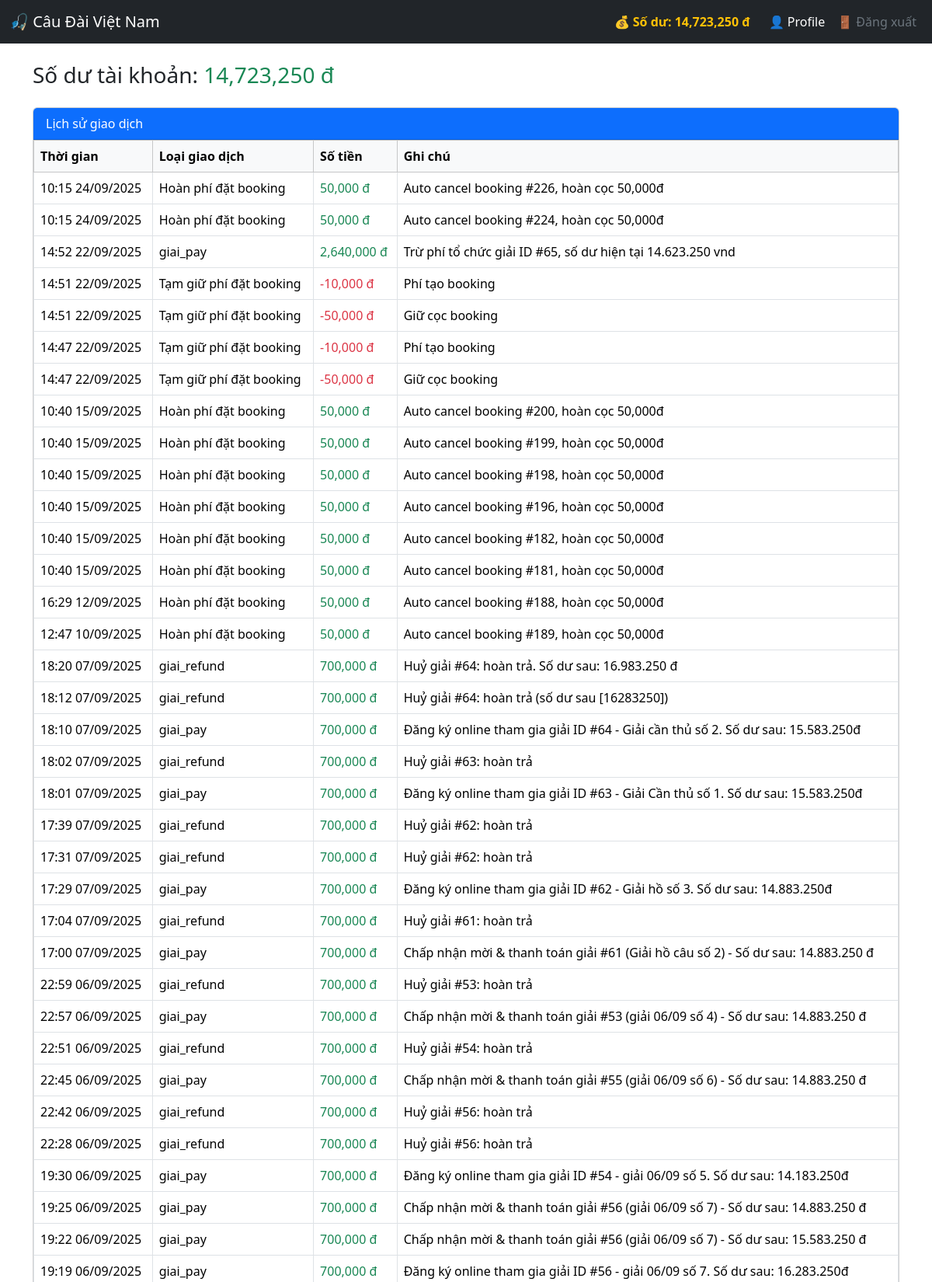
Page /cauca/canthu/balance.php (signed in, upper part) on the committed database.
### tables this page shows
CREATE TABLE `users` (
  `id` int NOT NULL,
  `user_code` varchar(40) DEFAULT NULL,
  `phone` varchar(12) DEFAULT NULL,
  `password` varchar(255) NOT NULL,
  `nickname` varchar(30) DEFAULT 'Nick name...',
  `email` varchar(100) DEFAULT 'Email...',
  `vai_tro` enum('admin','moderator','canthu','chuho','guest') NOT NULL DEFAULT 'canthu',
  `full_name` varchar(100) DEFAULT 'Họ và Tên...',
  `bank_account` varchar(50) DEFAULT 'Số tài khoản...',
  `bank_info` enum('970436-Vietcombank','970415-VietinBank','970418-BIDV','970405-Agribank','970407-Techcombank','970422-MBbank','970423-TPBank','970403-Sacombank','970432-VPBank','970416-ACB') DEFAULT NULL,
  `qr_image_path` varchar(255) DEFAULT NULL,
  `CCCD_number` varchar(20) DEFAULT 'Số CCCD...',
  `balance` decimal(12,2) DEFAULT '100000.00',
  `balance_ref` decimal(12,2) DEFAULT '50000.00',
  `ref_code` varchar(20) DEFAULT '0935192079',
  `user_exp` int DEFAULT '10',
  `cnt_ho` int NOT NULL DEFAULT '0',
  `cnt_xa` int NOT NULL DEFAULT '0',
  `cnt_giai` int NOT NULL DEFAULT '0',
  `cnt_game` int NOT NULL DEFAULT '0',
  `user_lever` int DEFAULT '1',
  `user_note` varchar(200) DEFAULT 'Ghi chú user...',
  `review_status` enum('yes','no') DEFAULT 'yes',
  `created_at` datetime DEFAULT CURRENT_TIMESTAMP,
  `status` enum('Chưa xác minh','Đã xác minh','Tạm dừng','banned') NOT NULL DEFAULT 'Chưa xác minh'
);

CREATE TABLE `user_balance_logs` (
  `id` int NOT NULL,
  `user_id` int NOT NULL,
  `change_amount` int DEFAULT NULL,
  `type` enum('nap','rut','booking_pay','booking_refund','booking_hold','booking_received','game_pay','game_refund','game_hold','game_received','giai_pay','giai_refund','giai_hold','giai_received') NOT NULL,
  `amount` int NOT NULL,
  `note` varchar(255) DEFAULT NULL,
  `created_at` datetime DEFAULT CURRENT_TIMESTAMP,
  `ref_no` varchar(255) NOT NULL,
  `balance_before` decimal(10,2) NOT NULL,
  `balance_after` decimal(10,2) NOT NULL
);

### cauca/canthu/balance.php (the view, shortened to what this page needs)
<?php
require_once __DIR__ . '/../../connect.php';
$user_id = $_SESSION['user']['id'];
$stmt = $pdo->prepare("SELECT balance FROM users WHERE id = :id");
$stmt->execute(['id' => $user_id]);
$user = $stmt->fetch(PDO::FETCH_ASSOC);
$balance = isset($user['balance']) ? (float)$user['balance'] : 0;
$stmt = $pdo->prepare("SELECT * FROM user_balance_logs WHERE user_id = :user_id ORDER BY id DESC");
$stmt->execute(['user_id' => $user_id]);
$logs = $stmt->fetchAll();
?>
<?php include '../../includes/header.php'; ?>
<div class="container mt-4">
    <h3 class="mb-4">Số dư tài khoản: <span class="text-success"><?= number_format($balance) ?> đ</span></h3>
    <div class="card">
        <div class="card-header bg-primary text-white">
            Lịch sử giao dịch
        </div>
        <div class="card-body p-0">
            <table class="table table-bordered mb-0">
                <thead class="table-light">
                    <tr>
                        <th>Thời gian</th>
                        <th>Loại giao dịch</th>
                        <th>Số tiền</th>
                        <th>Ghi chú</th>
                    </tr>
                </thead>
                <tbody>
                    <?php if (count($logs) === 0): ?>
                        <tr><td colspan="4" class="text-center">Chưa có giao dịch nào</td></tr>
                    <?php else: ?>
                        <?php foreach ($logs as $log): ?>
                            <tr>
                                <td><?= date('H:i d/m/Y', strtotime($log['created_at'])) ?></td>
                                <td>
                                    <?php
                                        switch ($log['type']) {
											case 'rut': echo 'Rút tiền balance'; break;
										    case 'booking_hold': echo 'Tạm giữ phí đặt booking'; break;
										    case 'booking_refund': echo 'Hoàn phí đặt booking'; break;
 										   default: echo htmlspecialchars($log['type']);
										}
                                    ?>
                                </td>
                                <td class="<?= $log['amount'] < 0 ? 'text-danger' : 'text-success' ?>">
                                    <?= number_format($log['amount']) ?> đ
                                </td>
                                <td><?= htmlspecialchars($log['note']) ?></td>
                            </tr>
                        <?php endforeach; ?>
                    <?php endif; ?>
                </tbody>
            </table>
        </div>
    </div>
</div>

### includes/header.php (shortened to what this page needs)
<?php
require_once __DIR__ . '/../connect.php';
$user = $_SESSION['user'] ?? null;
$isLoggedIn = $user !== null;
$vai_tro = $user['vai_tro'] ?? null;
$user_id = $user['id'] ?? null;
?>
<!DOCTYPE html>
<html lang="vi">
<head>
<link href="https://cdn.jsdelivr.net/npm/bootstrap@5.3.3/dist/css/bootstrap.min.css" rel="stylesheet">
</head>
<body>
<nav class="navbar navbar-expand-lg navbar-dark bg-dark">
    <div class="container-fluid">
<a class="navbar-brand" href="/index.php">🎣 Câu Đài Việt Nam</a>
        <div class="collapse navbar-collapse" id="navbarNav">
            <?php if ($isLoggedIn && in_array($vai_tro, ['canthu', 'chuho'])): ?>
                <?php
                    $stmt = $pdo->prepare("SELECT balance FROM users WHERE id = :id");
                    $stmt->execute(['id' => $user_id]);
                    $u = $stmt->fetch(PDO::FETCH_ASSOC);
                    $so_du = isset($u['balance']) ? (float)$u['balance'] : 0;
                    $balance_link = ($vai_tro === 'canthu')
                        ? '/cauca/canthu/balance.php'
                        : '/cauca/chuho/balance.php';
                ?>
                <div class="me-3 text-white">
                    <a href="<?= $balance_link ?>" class="text-decoration-none text-warning fw-bold">
                        💰 Số dư: <?= number_format($so_du) ?> đ
                    </a>
                </div>
            <?php endif; ?>
<ul class="navbar-nav">
    <?php if ($isLoggedIn): ?>
        <li class="nav-item">
            <?php
                $profile_link = '/';
                if ($vai_tro === 'canthu') {
                    $profile_link = '/cauca/canthu/profile.php';
                } elseif ($vai_tro === 'chuho') {
                    $profile_link = '/cauca/chuho/profile.php';
                }
            ?>
            <a class="nav-link text-white" href="<?= $profile_link ?>">👤 Profile</a>
        </li>
        <li class="nav-item">
            <a class="nav-link text-secondary" href="/auth/logout.php">🚪 Đăng xuất</a>
        </li>
    <?php else: ?>
        <li class="nav-item"><a class="nav-link" href="/auth/login.php">Đăng nhập</a></li>
    <?php endif; ?>
</ul>
        </div>
    </div>
</nav>

### rows in the picture
users: balance "14,723,250"
user_balance_logs: created_at "10:15 24/09/2025", type "Hoàn phí đặt booking", amount "50,000", note "Auto cancel booking #226, hoàn cọc 50,000đ"
user_balance_logs: created_at "10:15 24/09/2025", type "Hoàn phí đặt booking", amount "50,000", note "Auto cancel booking #224, hoàn cọc 50,000đ"
user_balance_logs: created_at "14:52 22/09/2025", type "giai_pay", amount "2,640,000", note "Trừ phí tổ chức giải ID #65, số dư hiện tại 14.623.250 vnd"
user_balance_logs: created_at "14:51 22/09/2025", type "Tạm giữ phí đặt booking", amount "-10,000", note "Phí tạo booking"
user_balance_logs: created_at "14:51 22/09/2025", type "Tạm giữ phí đặt booking", amount "-50,000", note "Giữ cọc booking"
user_balance_logs: created_at "14:47 22/09/2025", type "Tạm giữ phí đặt booking", amount "-10,000", note "Phí tạo booking"
user_balance_logs: created_at "14:47 22/09/2025", type "Tạm giữ phí đặt booking", amount "-50,000", note "Giữ cọc booking"
user_balance_logs: created_at "10:40 15/09/2025", type "Hoàn phí đặt booking", amount "50,000", note "Auto cancel booking #200, hoàn cọc 50,000đ"
user_balance_logs: created_at "10:40 15/09/2025", type "Hoàn phí đặt booking", amount "50,000", note "Auto cancel booking #199, hoàn cọc 50,000đ"
user_balance_logs: created_at "10:40 15/09/2025", type "Hoàn phí đặt booking", amount "50,000", note "Auto cancel booking #198, hoàn cọc 50,000đ"
user_balance_logs: created_at "10:40 15/09/2025", type "Hoàn phí đặt booking", amount "50,000", note "Auto cancel booking #196, hoàn cọc 50,000đ"
user_balance_logs: created_at "10:40 15/09/2025", type "Hoàn phí đặt booking", amount "50,000", note "Auto cancel booking #182, hoàn cọc 50,000đ"
user_balance_logs: created_at "10:40 15/09/2025", type "Hoàn phí đặt booking", amount "50,000", note "Auto cancel booking #181, hoàn cọc 50,000đ"
user_balance_logs: created_at "16:29 12/09/2025", type "Hoàn phí đặt booking", amount "50,000", note "Auto cancel booking #188, hoàn cọc 50,000đ"
user_balance_logs: created_at "12:47 10/09/2025", type "Hoàn phí đặt booking", amount "50,000", note "Auto cancel booking #189, hoàn cọc 50,000đ"
user_balance_logs: created_at "18:20 07/09/2025", type "giai_refund", amount "700,000", note "Huỷ giải #64: hoàn trả. Số dư sau: 16.983.250 đ"
user_balance_logs: created_at "18:12 07/09/2025", type "giai_refund", amount "700,000", note "Huỷ giải #64: hoàn trả (số dư sau [16283250])"
user_balance_logs: created_at "18:10 07/09/2025", type "giai_pay", amount "700,000", note "Đăng ký online tham gia giải ID #64 - Giải cần thủ số 2. Số dư sau: 15.583.250đ"
user_balance_logs: created_at "18:02 07/09/2025", type "giai_refund", amount "700,000", note "Huỷ giải #63: hoàn trả"
user_balance_logs: created_at "18:01 07/09/2025", type "giai_pay", amount "700,000", note "Đăng ký online tham gia giải ID #63 - Giải Cần thủ số 1. Số dư sau: 15.583.250đ"
user_balance_logs: created_at "17:39 07/09/2025", type "giai_refund", amount "700,000", note "Huỷ giải #62: hoàn trả"
user_balance_logs: created_at "17:31 07/09/2025", type "giai_refund", amount "700,000", note "Huỷ giải #62: hoàn trả"
user_balance_logs: created_at "17:29 07/09/2025", type "giai_pay", amount "700,000", note "Đăng ký online tham gia giải ID #62 - Giải hồ số 3. Số dư sau: 14.883.250đ"
user_balance_logs: created_at "17:04 07/09/2025", type "giai_refund", amount "700,000", note "Huỷ giải #61: hoàn trả"
user_balance_logs: created_at "17:00 07/09/2025", type "giai_pay", amount "700,000", note "Chấp nhận mời & thanh toán giải #61 (Giải hồ câu số 2) - Số dư sau: 14.883.250 đ"
user_balance_logs: created_at "22:59 06/09/2025", type "giai_refund", amount "700,000", note "Huỷ giải #53: hoàn trả"
user_balance_logs: created_at "22:57 06/09/2025", type "giai_pay", amount "700,000", note "Chấp nhận mời & thanh toán giải #53 (giải 06/09 số 4) - Số dư sau: 14.883.250 đ"
user_balance_logs: created_at "22:51 06/09/2025", type "giai_refund", amount "700,000", note "Huỷ giải #54: hoàn trả"
user_balance_logs: created_at "22:45 06/09/2025", type "giai_pay", amount "700,000", note "Chấp nhận mời & thanh toán giải #55 (giải 06/09 số 6) - Số dư sau: 14.883.250 đ"
user_balance_logs: created_at "22:42 06/09/2025", type "giai_refund", amount "700,000", note "Huỷ giải #56: hoàn trả"
user_balance_logs: created_at "22:28 06/09/2025", type "giai_refund", amount "700,000", note "Huỷ giải #56: hoàn trả"
user_balance_logs: created_at "19:30 06/09/2025", type "giai_pay", amount "700,000", note "Đăng ký online tham gia giải ID #54 - giải 06/09 số 5. Số dư sau: 14.183.250đ"
user_balance_logs: created_at "19:25 06/09/2025", type "giai_pay", amount "700,000", note "Chấp nhận mời & thanh toán giải #56 (giải 06/09 số 7) - Số dư sau: 14.883.250 đ"
user_balance_logs: created_at "19:22 06/09/2025", type "giai_pay", amount "700,000", note "Chấp nhận mời & thanh toán giải #56 (giải 06/09 số 7) - Số dư sau: 15.583.250 đ"
user_balance_logs: created_at "19:19 06/09/2025", type "giai_pay", amount "700,000", note "Đăng ký online tham gia giải ID #56 - giải 06/09 số 7. Số dư sau: 16.283.250đ"
